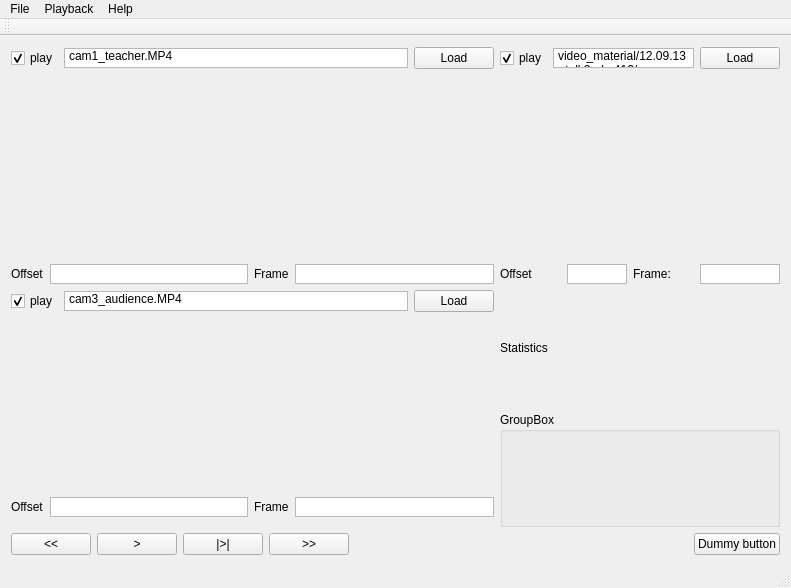
<?xml version="1.0" encoding="UTF-8"?>
<ui version="4.0">
 <class>MainWindow</class>
 <widget class="QMainWindow" name="MainWindow">
  <property name="geometry">
   <rect>
    <x>0</x>
    <y>0</y>
    <width>791</width>
    <height>588</height>
   </rect>
  </property>
  <property name="sizePolicy">
   <sizepolicy hsizetype="Maximum" vsizetype="Maximum">
    <horstretch>0</horstretch>
    <verstretch>0</verstretch>
   </sizepolicy>
  </property>
  <property name="windowTitle">
   <string>MainWindow</string>
  </property>
  <widget class="QWidget" name="centralWidget">
   <layout class="QVBoxLayout" name="verticalLayout">
    <item>
     <layout class="QVBoxLayout" name="verticalLayout_2">
      <item>
       <layout class="QGridLayout" name="gridLayout">
        <item row="2" column="0">
         <layout class="QVBoxLayout" name="verticalLayout_5">
          <item>
           <layout class="QHBoxLayout" name="horizontalLayout_6">
            <property name="bottomMargin">
             <number>10</number>
            </property>
            <item>
             <widget class="QCheckBox" name="chkPlay3">
              <property name="text">
               <string>play</string>
              </property>
              <property name="checked">
               <bool>true</bool>
              </property>
             </widget>
            </item>
            <item>
             <widget class="QPlainTextEdit" name="editFilename3">
              <property name="maximumSize">
               <size>
                <width>16777215</width>
                <height>20</height>
               </size>
              </property>
              <property name="verticalScrollBarPolicy">
               <enum>Qt::ScrollBarAlwaysOff</enum>
              </property>
              <property name="plainText">
               <string>/home/raca/data/video_material/12.09.13 - talk2 - bc410/cam3_audience.MP4</string>
              </property>
             </widget>
            </item>
            <item>
             <widget class="QPushButton" name="btnLoad3">
              <property name="text">
               <string>Load</string>
              </property>
             </widget>
            </item>
           </layout>
          </item>
          <item>
           <widget class="Phonon::VideoPlayer" name="videoPlayer3"/>
          </item>
          <item>
           <layout class="QHBoxLayout" name="horizontalLayout_7">
            <property name="bottomMargin">
             <number>10</number>
            </property>
            <item>
             <widget class="QLabel" name="label_7">
              <property name="text">
               <string>Offset</string>
              </property>
             </widget>
            </item>
            <item>
             <widget class="QPlainTextEdit" name="editOffset3">
              <property name="maximumSize">
               <size>
                <width>16777215</width>
                <height>20</height>
               </size>
              </property>
              <property name="verticalScrollBarPolicy">
               <enum>Qt::ScrollBarAlwaysOff</enum>
              </property>
             </widget>
            </item>
            <item>
             <widget class="QLabel" name="label_6">
              <property name="text">
               <string>Frame</string>
              </property>
             </widget>
            </item>
            <item>
             <widget class="QPlainTextEdit" name="editFrame3">
              <property name="maximumSize">
               <size>
                <width>16777215</width>
                <height>20</height>
               </size>
              </property>
              <property name="verticalScrollBarPolicy">
               <enum>Qt::ScrollBarAlwaysOff</enum>
              </property>
             </widget>
            </item>
           </layout>
          </item>
         </layout>
        </item>
        <item row="0" column="0">
         <layout class="QVBoxLayout" name="verticalLayout_4">
          <item>
           <layout class="QHBoxLayout" name="horizontalLayout_4">
            <item>
             <widget class="QCheckBox" name="chkPlay1">
              <property name="text">
               <string>play</string>
              </property>
              <property name="checked">
               <bool>true</bool>
              </property>
             </widget>
            </item>
            <item>
             <widget class="QPlainTextEdit" name="editFilename1">
              <property name="maximumSize">
               <size>
                <width>16777215</width>
                <height>20</height>
               </size>
              </property>
              <property name="verticalScrollBarPolicy">
               <enum>Qt::ScrollBarAlwaysOff</enum>
              </property>
              <property name="plainText">
               <string>/home/raca/data/video_material/12.09.13 - talk2 - bc410/cam1_teacher.MP4</string>
              </property>
             </widget>
            </item>
            <item>
             <widget class="QPushButton" name="btnLoad1">
              <property name="text">
               <string>Load</string>
              </property>
             </widget>
            </item>
           </layout>
          </item>
          <item>
           <widget class="Phonon::VideoPlayer" name="videoPlayer1"/>
          </item>
          <item>
           <layout class="QHBoxLayout" name="horizontalLayout_5">
            <property name="topMargin">
             <number>0</number>
            </property>
            <item>
             <widget class="QLabel" name="label_4">
              <property name="text">
               <string>Offset</string>
              </property>
             </widget>
            </item>
            <item>
             <widget class="QTextEdit" name="editOffset1">
              <property name="maximumSize">
               <size>
                <width>16777215</width>
                <height>20</height>
               </size>
              </property>
              <property name="verticalScrollBarPolicy">
               <enum>Qt::ScrollBarAlwaysOff</enum>
              </property>
              <property name="horizontalScrollBarPolicy">
               <enum>Qt::ScrollBarAlwaysOff</enum>
              </property>
             </widget>
            </item>
            <item>
             <widget class="QLabel" name="label_3">
              <property name="text">
               <string>Frame</string>
              </property>
             </widget>
            </item>
            <item>
             <widget class="QTextEdit" name="editFrame1">
              <property name="maximumSize">
               <size>
                <width>16777215</width>
                <height>20</height>
               </size>
              </property>
              <property name="verticalScrollBarPolicy">
               <enum>Qt::ScrollBarAlwaysOff</enum>
              </property>
              <property name="horizontalScrollBarPolicy">
               <enum>Qt::ScrollBarAlwaysOff</enum>
              </property>
             </widget>
            </item>
           </layout>
          </item>
         </layout>
        </item>
        <item row="0" column="1">
         <layout class="QVBoxLayout" name="verticalLayout_3">
          <property name="topMargin">
           <number>0</number>
          </property>
          <property name="bottomMargin">
           <number>0</number>
          </property>
          <item>
           <layout class="QHBoxLayout" name="horizontalLayout_2">
            <property name="topMargin">
             <number>0</number>
            </property>
            <item>
             <widget class="QCheckBox" name="chkPlay2">
              <property name="text">
               <string>play</string>
              </property>
              <property name="checked">
               <bool>true</bool>
              </property>
             </widget>
            </item>
            <item>
             <widget class="QPlainTextEdit" name="editFilename2">
              <property name="maximumSize">
               <size>
                <width>16777215</width>
                <height>20</height>
               </size>
              </property>
              <property name="verticalScrollBarPolicy">
               <enum>Qt::ScrollBarAlwaysOff</enum>
              </property>
              <property name="plainText">
               <string>/home/raca/data/video_material/12.09.13 - talk2 - bc410/cam2_audience.MP4</string>
              </property>
             </widget>
            </item>
            <item>
             <widget class="QPushButton" name="btnLoad2">
              <property name="text">
               <string>Load</string>
              </property>
             </widget>
            </item>
           </layout>
          </item>
          <item>
           <widget class="Phonon::VideoPlayer" name="videoPlayer2"/>
          </item>
          <item>
           <layout class="QHBoxLayout" name="horizontalLayout_3">
            <property name="bottomMargin">
             <number>0</number>
            </property>
            <item>
             <widget class="QLabel" name="label_2">
              <property name="text">
               <string>Offset</string>
              </property>
             </widget>
            </item>
            <item>
             <widget class="QTextEdit" name="editOffset2">
              <property name="maximumSize">
               <size>
                <width>60</width>
                <height>20</height>
               </size>
              </property>
              <property name="verticalScrollBarPolicy">
               <enum>Qt::ScrollBarAlwaysOff</enum>
              </property>
             </widget>
            </item>
            <item>
             <widget class="QLabel" name="label">
              <property name="text">
               <string>Frame:</string>
              </property>
             </widget>
            </item>
            <item>
             <widget class="QTextEdit" name="editFrame2">
              <property name="maximumSize">
               <size>
                <width>80</width>
                <height>20</height>
               </size>
              </property>
              <property name="verticalScrollBarPolicy">
               <enum>Qt::ScrollBarAlwaysOff</enum>
              </property>
             </widget>
            </item>
           </layout>
          </item>
         </layout>
        </item>
        <item row="2" column="1">
         <layout class="QVBoxLayout" name="verticalLayout_7">
          <item>
           <widget class="QLabel" name="label_5">
            <property name="text">
             <string>Statistics</string>
            </property>
           </widget>
          </item>
          <item>
           <widget class="QGroupBox" name="groupBox">
            <property name="title">
             <string>GroupBox</string>
            </property>
           </widget>
          </item>
         </layout>
        </item>
       </layout>
      </item>
      <item>
       <layout class="QHBoxLayout" name="horizontalLayout">
        <item>
         <widget class="QPushButton" name="btnSeekBack">
          <property name="text">
           <string>&lt;&lt;</string>
          </property>
         </widget>
        </item>
        <item>
         <widget class="QPushButton" name="btnPlay">
          <property name="text">
           <string>&gt;</string>
          </property>
         </widget>
        </item>
        <item>
         <widget class="QPushButton" name="btnPlay10">
          <property name="text">
           <string>|&gt;|</string>
          </property>
         </widget>
        </item>
        <item>
         <widget class="QPushButton" name="btnSeekFront">
          <property name="text">
           <string>&gt;&gt;</string>
          </property>
         </widget>
        </item>
        <item>
         <spacer name="horizontalSpacer">
          <property name="orientation">
           <enum>Qt::Horizontal</enum>
          </property>
          <property name="sizeHint" stdset="0">
           <size>
            <width>40</width>
            <height>20</height>
           </size>
          </property>
         </spacer>
        </item>
        <item>
         <widget class="QPushButton" name="pushButton">
          <property name="text">
           <string>Dummy button</string>
          </property>
         </widget>
        </item>
       </layout>
      </item>
     </layout>
    </item>
   </layout>
  </widget>
  <widget class="QMenuBar" name="menuBar">
   <property name="geometry">
    <rect>
     <x>0</x>
     <y>0</y>
     <width>791</width>
     <height>25</height>
    </rect>
   </property>
   <widget class="QMenu" name="menuFile">
    <property name="title">
     <string>File</string>
    </property>
    <addaction name="action_Open"/>
    <addaction name="separator"/>
    <addaction name="action_Quit"/>
   </widget>
   <widget class="QMenu" name="menuPlayback">
    <property name="title">
     <string>Playback</string>
    </property>
    <addaction name="actionPlay"/>
    <addaction name="actionPlay_10sec"/>
    <addaction name="separator"/>
    <addaction name="actionGo_cam1"/>
    <addaction name="actionGo_cam2"/>
    <addaction name="actionGo_cam3"/>
   </widget>
   <widget class="QMenu" name="menuHelp">
    <property name="title">
     <string>Help</string>
    </property>
    <addaction name="actionAbout"/>
   </widget>
   <addaction name="menuFile"/>
   <addaction name="menuPlayback"/>
   <addaction name="menuHelp"/>
  </widget>
  <widget class="QToolBar" name="mainToolBar">
   <attribute name="toolBarArea">
    <enum>TopToolBarArea</enum>
   </attribute>
   <attribute name="toolBarBreak">
    <bool>false</bool>
   </attribute>
  </widget>
  <widget class="QStatusBar" name="statusBar"/>
  <action name="action_Open">
   <property name="text">
    <string>&amp;Open</string>
   </property>
  </action>
  <action name="action_Quit">
   <property name="text">
    <string>&amp;Quit</string>
   </property>
  </action>
  <action name="actionAbout">
   <property name="text">
    <string>About</string>
   </property>
  </action>
  <action name="actionPlay">
   <property name="text">
    <string>&amp;Play/Pause</string>
   </property>
   <property name="shortcut">
    <string>Space</string>
   </property>
  </action>
  <action name="actionGo_cam1">
   <property name="text">
    <string>Go cam1</string>
   </property>
   <property name="shortcut">
    <string>Ctrl+1</string>
   </property>
  </action>
  <action name="actionGo_cam2">
   <property name="text">
    <string>Go cam2</string>
   </property>
   <property name="shortcut">
    <string>Ctrl+2</string>
   </property>
  </action>
  <action name="actionGo_cam3">
   <property name="text">
    <string>Go cam3</string>
   </property>
   <property name="shortcut">
    <string>Ctrl+3</string>
   </property>
  </action>
  <action name="actionPlay_10sec">
   <property name="text">
    <string>Play 10sec</string>
   </property>
   <property name="shortcut">
    <string>Shift+Space</string>
   </property>
  </action>
 </widget>
 <layoutdefault spacing="6" margin="11"/>
 <customwidgets>
  <customwidget>
   <class>Phonon::VideoPlayer</class>
   <extends>QWidget</extends>
   <header location="global">phonon/videoplayer.h</header>
  </customwidget>
 </customwidgets>
 <resources/>
 <connections/>
</ui>
